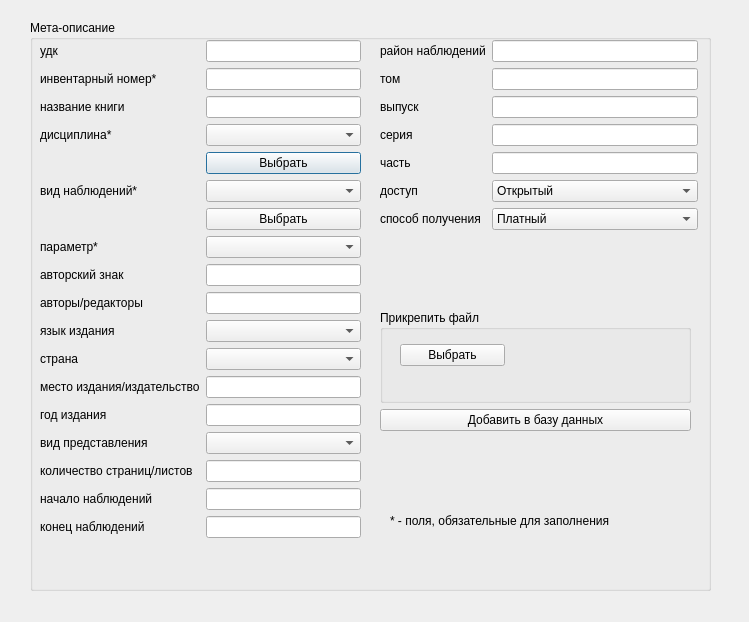
<?xml version="1.0" encoding="UTF-8"?>
<ui version="4.0">
 <class>NewMeta</class>
 <widget class="QDialog" name="NewMeta">
  <property name="geometry">
   <rect>
    <x>0</x>
    <y>0</y>
    <width>749</width>
    <height>622</height>
   </rect>
  </property>
  <property name="windowTitle">
   <string>Dialog</string>
  </property>
  <widget class="QGroupBox" name="groupBox">
   <property name="geometry">
    <rect>
     <x>30</x>
     <y>20</y>
     <width>681</width>
     <height>571</height>
    </rect>
   </property>
   <property name="title">
    <string>Мета-описание</string>
   </property>
   <widget class="QWidget" name="formLayoutWidget">
    <property name="geometry">
     <rect>
      <x>10</x>
      <y>20</y>
      <width>321</width>
      <height>531</height>
     </rect>
    </property>
    <layout class="QFormLayout" name="formLayout">
     <item row="0" column="0">
      <widget class="QLabel" name="label_8">
       <property name="text">
        <string>удк</string>
       </property>
      </widget>
     </item>
     <item row="0" column="1">
      <widget class="QLineEdit" name="udc"/>
     </item>
     <item row="1" column="0">
      <widget class="QLabel" name="label_7">
       <property name="text">
        <string>инвентарный номер*</string>
       </property>
      </widget>
     </item>
     <item row="1" column="1">
      <widget class="QLineEdit" name="invent_num"/>
     </item>
     <item row="2" column="0">
      <widget class="QLabel" name="label_6">
       <property name="text">
        <string>название книги</string>
       </property>
      </widget>
     </item>
     <item row="2" column="1">
      <widget class="QLineEdit" name="title"/>
     </item>
     <item row="3" column="0">
      <widget class="QLabel" name="label_5">
       <property name="text">
        <string>дисциплина*</string>
       </property>
      </widget>
     </item>
     <item row="3" column="1">
      <widget class="QComboBox" name="discip"/>
     </item>
     <item row="4" column="1">
      <widget class="QPushButton" name="pushButton_discip">
       <property name="text">
        <string>Выбрать</string>
       </property>
      </widget>
     </item>
     <item row="5" column="0">
      <widget class="QLabel" name="label_4">
       <property name="text">
        <string>вид наблюдений*</string>
       </property>
      </widget>
     </item>
     <item row="5" column="1">
      <widget class="QComboBox" name="type_of_obs"/>
     </item>
     <item row="6" column="1">
      <widget class="QPushButton" name="pushButton_obs">
       <property name="text">
        <string>Выбрать</string>
       </property>
      </widget>
     </item>
     <item row="7" column="0">
      <widget class="QLabel" name="label">
       <property name="text">
        <string>параметр*</string>
       </property>
      </widget>
     </item>
     <item row="7" column="1">
      <widget class="QComboBox" name="option"/>
     </item>
     <item row="8" column="0">
      <widget class="QLabel" name="label_2">
       <property name="text">
        <string>авторский знак</string>
       </property>
      </widget>
     </item>
     <item row="8" column="1">
      <widget class="QLineEdit" name="cop_mark"/>
     </item>
     <item row="9" column="0">
      <widget class="QLabel" name="label_3">
       <property name="text">
        <string>авторы/редакторы</string>
       </property>
      </widget>
     </item>
     <item row="9" column="1">
      <widget class="QLineEdit" name="authors"/>
     </item>
     <item row="10" column="0">
      <widget class="QLabel" name="label_9">
       <property name="text">
        <string>язык издания</string>
       </property>
      </widget>
     </item>
     <item row="10" column="1">
      <widget class="QComboBox" name="publ_lng"/>
     </item>
     <item row="11" column="0">
      <widget class="QLabel" name="label_10">
       <property name="text">
        <string>страна</string>
       </property>
      </widget>
     </item>
     <item row="11" column="1">
      <widget class="QComboBox" name="cntr"/>
     </item>
     <item row="12" column="0">
      <widget class="QLabel" name="label_11">
       <property name="text">
        <string>место издания/издательство</string>
       </property>
      </widget>
     </item>
     <item row="12" column="1">
      <widget class="QLineEdit" name="place_of_publ"/>
     </item>
     <item row="13" column="0">
      <widget class="QLabel" name="label_12">
       <property name="text">
        <string>год издания</string>
       </property>
      </widget>
     </item>
     <item row="13" column="1">
      <widget class="QLineEdit" name="year_of_publ"/>
     </item>
     <item row="14" column="0">
      <widget class="QLabel" name="label_13">
       <property name="text">
        <string>вид представления</string>
       </property>
      </widget>
     </item>
     <item row="14" column="1">
      <widget class="QComboBox" name="view_type"/>
     </item>
     <item row="15" column="0">
      <widget class="QLabel" name="label_14">
       <property name="text">
        <string>количество страниц/листов</string>
       </property>
      </widget>
     </item>
     <item row="15" column="1">
      <widget class="QLineEdit" name="num_of_pages"/>
     </item>
     <item row="16" column="0">
      <widget class="QLabel" name="label_15">
       <property name="text">
        <string>начало наблюдений</string>
       </property>
      </widget>
     </item>
     <item row="16" column="1">
      <widget class="QLineEdit" name="start_of_obs"/>
     </item>
     <item row="17" column="0">
      <widget class="QLabel" name="label_16">
       <property name="text">
        <string>конец наблюдений</string>
       </property>
      </widget>
     </item>
     <item row="17" column="1">
      <widget class="QLineEdit" name="end_of_obs"/>
     </item>
    </layout>
   </widget>
   <widget class="QWidget" name="formLayoutWidget_2">
    <property name="geometry">
     <rect>
      <x>350</x>
      <y>20</y>
      <width>318</width>
      <height>214</height>
     </rect>
    </property>
    <layout class="QFormLayout" name="formLayout_2">
     <item row="1" column="0">
      <widget class="QLabel" name="label_19">
       <property name="text">
        <string>том</string>
       </property>
      </widget>
     </item>
     <item row="1" column="1">
      <widget class="QLineEdit" name="volume"/>
     </item>
     <item row="2" column="0">
      <widget class="QLabel" name="label_20">
       <property name="text">
        <string>выпуск</string>
       </property>
      </widget>
     </item>
     <item row="2" column="1">
      <widget class="QLineEdit" name="realease"/>
     </item>
     <item row="3" column="0">
      <widget class="QLabel" name="label_18">
       <property name="text">
        <string>серия</string>
       </property>
      </widget>
     </item>
     <item row="3" column="1">
      <widget class="QLineEdit" name="series"/>
     </item>
     <item row="4" column="0">
      <widget class="QLabel" name="label_21">
       <property name="text">
        <string>часть</string>
       </property>
      </widget>
     </item>
     <item row="4" column="1">
      <widget class="QLineEdit" name="part"/>
     </item>
     <item row="5" column="0">
      <widget class="QLabel" name="label_23">
       <property name="text">
        <string>доступ</string>
       </property>
      </widget>
     </item>
     <item row="5" column="1">
      <widget class="QComboBox" name="access">
       <item>
        <property name="text">
         <string>Открытый</string>
        </property>
       </item>
       <item>
        <property name="text">
         <string>Закрытый</string>
        </property>
       </item>
      </widget>
     </item>
     <item row="6" column="0">
      <widget class="QLabel" name="label_24">
       <property name="text">
        <string>способ получения</string>
       </property>
      </widget>
     </item>
     <item row="6" column="1">
      <widget class="QComboBox" name="product_method">
       <item>
        <property name="text">
         <string>Платный</string>
        </property>
       </item>
       <item>
        <property name="text">
         <string>Бесплатный</string>
        </property>
       </item>
      </widget>
     </item>
     <item row="0" column="0">
      <widget class="QLabel" name="label_17">
       <property name="text">
        <string>район наблюдений</string>
       </property>
      </widget>
     </item>
     <item row="0" column="1">
      <widget class="QLineEdit" name="obs_area"/>
     </item>
    </layout>
   </widget>
   <widget class="QWidget" name="layoutWidget">
    <property name="geometry">
     <rect>
      <x>350</x>
      <y>290</y>
      <width>311</width>
      <height>121</height>
     </rect>
    </property>
    <layout class="QVBoxLayout" name="verticalLayout">
     <item>
      <widget class="QGroupBox" name="groupBox_2">
       <property name="title">
        <string>Прикрепить файл</string>
       </property>
       <widget class="QWidget" name="layoutWidget">
        <property name="geometry">
         <rect>
          <x>20</x>
          <y>30</y>
          <width>216</width>
          <height>30</height>
         </rect>
        </property>
        <layout class="QHBoxLayout" name="horizontalLayout">
         <item>
          <widget class="QPushButton" name="choose">
           <property name="text">
            <string>Выбрать</string>
           </property>
          </widget>
         </item>
         <item>
          <widget class="QLabel" name="label_directory">
           <property name="text">
            <string/>
           </property>
          </widget>
         </item>
        </layout>
       </widget>
      </widget>
     </item>
     <item>
      <widget class="QPushButton" name="add_db">
       <property name="text">
        <string>Добавить в базу данных</string>
       </property>
      </widget>
     </item>
    </layout>
   </widget>
   <widget class="QLabel" name="label_28">
    <property name="geometry">
     <rect>
      <x>360</x>
      <y>470</y>
      <width>251</width>
      <height>61</height>
     </rect>
    </property>
    <property name="text">
     <string>* - поля, обязательные для заполнения</string>
    </property>
   </widget>
  </widget>
 </widget>
 <resources/>
 <connections/>
</ui>
